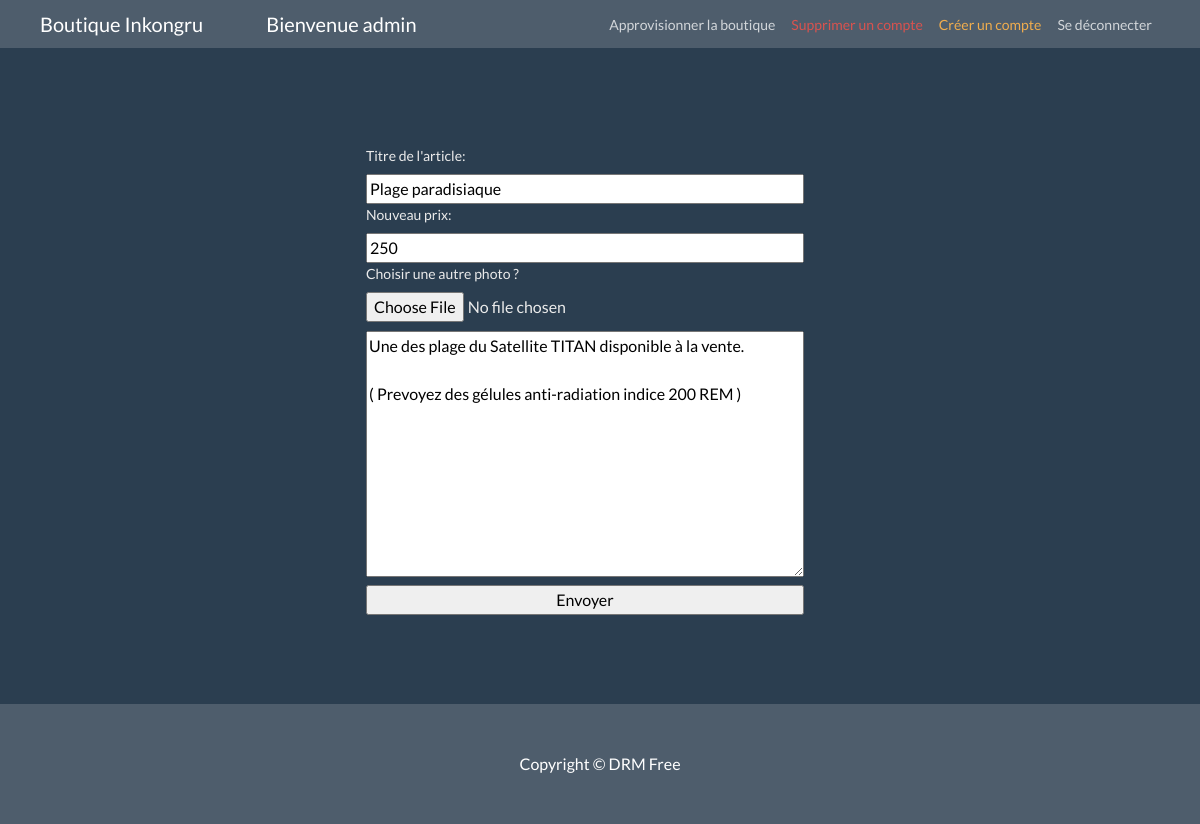
/?modifier?idPost=2 (signed in), run on the app's committed database.
### tables this page shows
CREATE TABLE `post` (
  `idPost` int(11) NOT NULL AUTO_INCREMENT,
  `title` varchar(255) NOT NULL,
  `commentaire` text,
  `price` int(11) DEFAULT NULL,
  `photo` varchar(255) DEFAULT NULL,
  `date_upload` timestamp NOT NULL DEFAULT CURRENT_TIMESTAMP ON UPDATE CURRENT_TIMESTAMP,
  `idUser` int(11) NOT NULL,
  PRIMARY KEY (`idPost`),
  KEY `idUser` (`idUser`),
  CONSTRAINT `post_ibfk_1` FOREIGN KEY (`idUser`) REFERENCES `users` (`idUser`) ON DELETE CASCADE ON UPDATE CASCADE
);

### modifier.php (the view)
<?php require_once("./sqlRequete/db.php");
    if ($_SESSION['user']['type'] == 'admin') {
       include('./headerLogOn.php');
    } else {
        header('Location: ../?accueil');
    }
    $id = $_GET['modifier?idPost'];
    $user = 'root';
    $pass = '0000';
    $connect = new PDO('mysql:host=localhost;dbname=website', $user, $pass);
    $requete = $connect->prepare("SELECT * FROM post WHERE idPost='$id'");
    $requete->execute();
    $uniqueArticle = $requete->fetch(PDO::FETCH_ASSOC);
?>
<div class="form">
    <div class="container ajouter_style">
        <div class="row">
            <div class="addCss">
                <form action="sqlRequete/update.php?idPost=<?= $uniqueArticle['idPost'] ?>" method="POST" enctype="multipart/form-data"
                class="style-form">
                    <label>Titre de l'article:</label>
                    <input type="text" name="title" id="title" value="<?= $uniqueArticle['title'] ?>" required>
                    <label>Nouveau prix:</label>
                    <input type="number" name="price" id="price" value="<?= $uniqueArticle['price'] ?>" required>
                    <label> Choisir une autre photo ? </label>
                    <input type="file" name="my_file" value="<?= $uniqueArticle['photo'] ?>" class="buttonImg" required>
                    <textarea rows="10" cols="50" name="commentaire" class="test-area-space" required><?= $uniqueArticle['commentaire'] ?></textarea>
                    <input type="submit" value="Envoyer">
                </form>
            </div>
        </div>
    </div>
</div>
<?php include('./footer.php') ?>

### css/blog-home.css (style rules this page uses)
body { padding-top: 56px; height: 88vh; }
.addCss { display: flex; justify-content: center; width: 100%; padding: 10px; align-items: center; }
.container { padding-right: 10px!important; padding-left: 10px!important; }
.form { height: 100%; }
.row { height: 100%; width: 100%; display: flex; justify-content: center; }
.ajouter_style { height: 100%!important; }
.style-form { display: flex; flex-direction: column; }
.buttonImg { padding-bottom: 2%; }
.test-area-space { margin-bottom: 2%; }

### data on the page
post: title "Plage paradisiaque", price "250", commentaire "Une des plage du Satellite TITAN disponible à la vente. ( Prevoyez des gélules anti-radiation indice 200 REM )"

### other printed values
$_SESSION['user']['username'] "admin"
